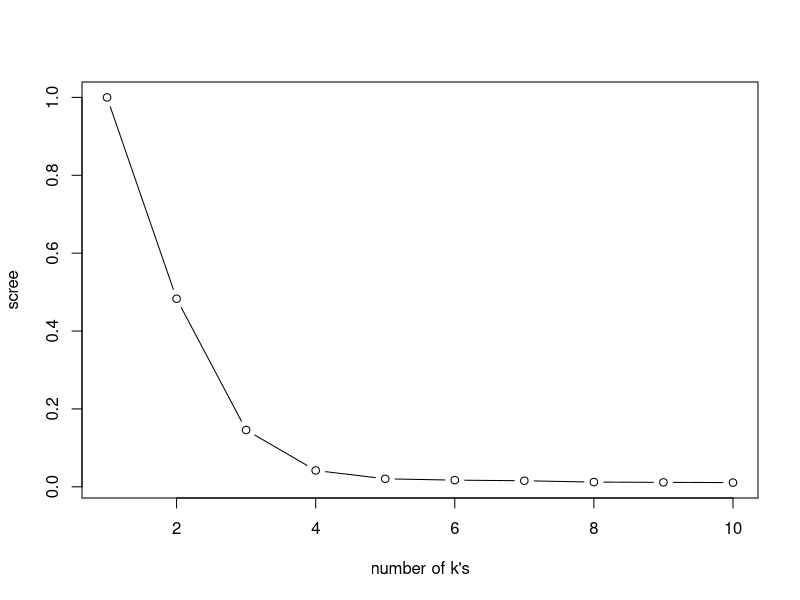
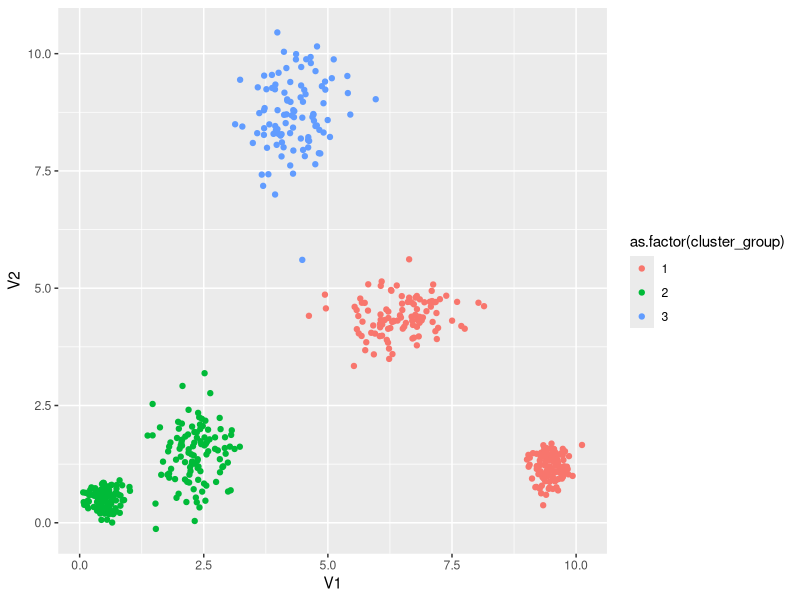
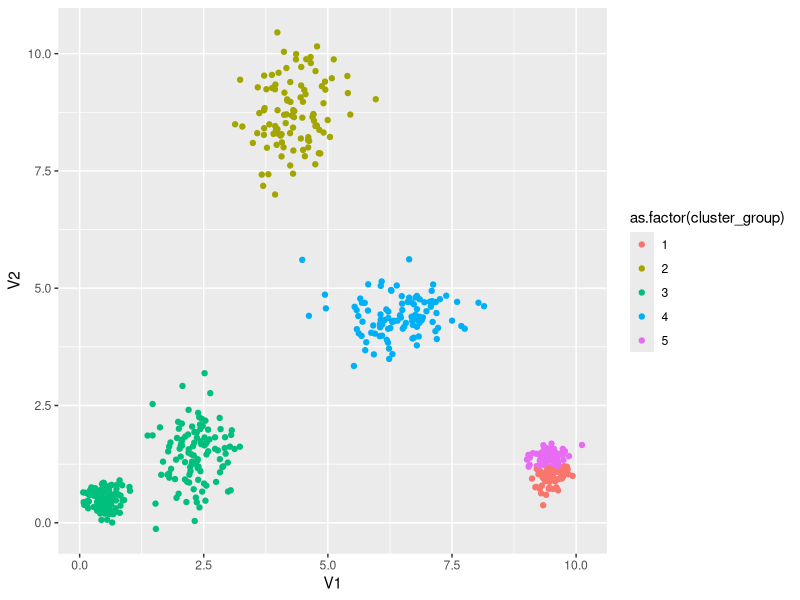

Reproduce these figures in R, in order. (Note: this script raises an error after producing the figures.)
## ---- chunk 1
library(ggplot2)
## ---- chunk 2
setwd("C:/Users/Veeru/Desktop/ML/week 2")
getwd()
## ---- chunk 3
df1 <- read.csv("KMeansData_Group1.csv",header=FALSE, sep = ",")
df1 <- na.omit(df1)
str(df1)
## ---- chunk 4
k <- round(sqrt(2/nrow(df1)))
k # this does not work. 
## ---- chunk 5
scree <- rep(0,10) #initializing empty vector
for (i in 1:10){
  df1_kmeans <- kmeans(df1,i,nstart=20)
  scree[i] <- df1_kmeans$tot.withinss/df1_kmeans$totss # the ratio is as per datacamp
}
## ---- chunk 6
scree # 10 possible values for centroids of clusters
## ---- chunk 7
plot(scree, type="b", xlab="number of k's")
## ---- chunk 8
k=3
## ---- chunk 9
df <- read.csv("KMeansData_Group1.csv",header=FALSE, sep = ",")
df <- na.omit(df)
#df <- scale(df) # scaling is standardizing the data
df$cluster_group <- NA
str(df)
## ---- chunk 10
xcen <- sample(df$V1,k) 
xcen
ycen <- sample(df$V2,k)
ycen
## ---- chunk 11
# this is just for reference  or future use.
#xcen <- runif(k, min = min(df$V1), max = max(df$V1))   
#ycen <- runif(k, min = min(df$V2), max = max(df$V2))
## ---- chunk 12
centroid_df <- data.frame(xcen = xcen, ycen = ycen)
centroid_df
## ---- chunk 13
for(i in 1:nrow(df)) {
  dist <- sqrt((df$V1[i]-centroid_df$xcen)^2 + (df$V2[i]-centroid_df$ycen)^2)#euclidean 
  df$cluster_group[i] <- which.min(dist)
#filling the cluster_group variable with the assignments, i.e observations assined to the one of the three cluster. 
}
## ---- chunk 14
head(df)# each obervation is now assigned with their cluster numbers
## ---- chunk 15
# checking for the number of observation in each cluster
nrow(subset(df, df$cluster_group == 1)) 
nrow(subset(df, df$cluster_group == 2)) 
nrow(subset(df, df$cluster_group == 3))
## ---- chunk 16
x <- rep(NA,k)
y <- rep(NA,k)
centroid_upt <- data.frame(x,y)
centroid_upt
## ---- chunk 17
for(i in 1:k) {
  centroid_upt[i,1] <- mean(subset(df$V1, df$cluster_group == i))#xcen obs update
  centroid_upt[i,2] <- mean(subset(df$V2, df$cluster_group == i))#ycen obs update
  }
## ---- chunk 18
centroid_upt
## ---- chunk 19
# Kmeans function
create_clusters <- function(df,k) {
  
  xcen <- sample(df$V1,k)
  ycen <- sample(df$V2,k)
  centroid_df <- data.frame(xcen = xcen, ycen = ycen)
  stop_criteria <- FALSE

    while(stop_criteria == FALSE) {
#filling the cluster_group variable with the assignments, i.e observations assined to the one of the three cluster.      
      for(i in 1:nrow(df)) {
        dist <- sqrt((df$V1[i]-centroid_df$xcen)^2 + (df$V2[i]-centroid_df$ycen)^2)
        df$cluster_group[i] <- which.min(dist)# which will give index number
        }
# storing the sample values computed for centroids, since we will be using to stop the iteration at a point.
        xcen_old <- centroid_df$xcen          
        ycen_old <- centroid_df$ycen 

        # updating the centroids values 
        for(i in 1:k) {
          centroid_df[i,1] <- mean(subset(df$V1, df$cluster_group == i))
          centroid_df[i,2] <- mean(subset(df$V2, df$cluster_group == i))
          }

        # stop the loop if there is no change in cluster coordinates
        if(identical(xcen_old, centroid_df$xcen) & identical(ycen_old, centroid_df$ycen)) 
          stop_criteria <- TRUE
    } # while loop ends here
    the_list <- list(df, centroid_df)
    return(the_list)
}# function ends here
## ---- chunk 20
df <- read.csv("KMeansData_Group1.csv",header=FALSE, sep = ",")
df <- na.omit(df)
#df <- scale(df)
df$cluster_group <- NA
str(df)
k=3
## ---- chunk 21
df
## ---- chunk 22
plot_cluster <- create_clusters(df,3)
data <- data.frame(plot_cluster[1])
centers <- data.frame(plot_cluster[2])
## ---- chunk 23
ggplot(data, aes(V1, V2, color = as.factor(cluster_group))) + geom_point()
## ---- chunk 24
pc <- create_clusters(df,5)
data <- data.frame(pc[1])
centers <- data.frame(pc[2])
## ---- chunk 25
distinct_cluster <- ggplot(data, aes(V1, V2, color = as.factor(cluster_group))) + geom_point()
## ---- chunk 26
distinct_cluster
## ---- chunk 27
wss <- function(df,centroid_df) {
  wss_tot = 0
  for (i in 1:nrow(centroid_df)) {
    sub_set <- subset(df, df$cluster_group == i)
     for (s in 1:nrow(sub_set)) {
       sum_obs <- (sub_set$V1[s] - centroid_df$xcen[i])^2 + (sub_set$V2[s] - centroid_df$ycen[i])
       wss_tot = wss_tot + sum_obs
     }
  }
  wss_tot
}
## ---- chunk 28
scree <- rep(0,10)
for (k in 1:10){
  clusters <- create_clusters(df,k)
  d <- data.frame(clusters[1])
  c <- data.frame(clusters[2])
  scree[k] <- wss(d, c)
}
## ---- chunk 29
scree
## ---- chunk 30
wss_df <- rep(0,10) # i will be adding wss values from 1 to 10 clusters manually
## ---- chunk 31
clusters <- create_clusters(df,1)
d <- data.frame(clusters[1])
c <- data.frame(clusters[2])
d
c
## ---- chunk 32
w <- wss(d,c)
w
## ---- chunk 33
wss_df[1] <- w
wss_df
## ---- chunk 34
clusters <- create_clusters(df,2)
d <- data.frame(clusters[1])
c <- data.frame(clusters[2])
d
c
## ---- chunk 35
wss_df[2] <- wss(d,c)
wss_df
## ---- chunk 36
clusters <- create_clusters(df,3)
d <- data.frame(clusters[1])
c <- data.frame(clusters[2])
d
c
## ---- chunk 37
wss_df[3] <- wss(d,c)
wss_df
## ---- chunk 38
clusters <- create_clusters(df,4)
d <- data.frame(clusters[1])
c <- data.frame(clusters[2])
d
c
## ---- chunk 39
wss_df[4] <- wss(d,c)
wss_df
## ---- chunk 40
clusters <- create_clusters(df,5)
d <- data.frame(clusters[1])
c <- data.frame(clusters[2])
d
c
## ---- chunk 41
wss_df[5] <- wss(d,c)
wss_df
## ---- chunk 42
clusters <- create_clusters(df,6)
d <- data.frame(clusters[1])
c <- data.frame(clusters[2])
d
c
## ---- chunk 43
wss_df[6] <- wss(d,c)
wss_df
## ---- chunk 44
clusters <- create_clusters(df,7)
d <- data.frame(clusters[1])
c <- data.frame(clusters[2])
d
c
## ---- chunk 45
clusters <- create_clusters(df,7)
d <- data.frame(clusters[1])
c <- data.frame(clusters[2])
d
c
## ---- chunk 46
wss_df[7] <- wss(d,c)
wss_df
## ---- chunk 47
clusters <- create_clusters(df,8)
d <- data.frame(clusters[1])
c <- data.frame(clusters[2])
d
c
## ---- chunk 48
wss_df[8] <- wss(d,c)
wss_df
## ---- chunk 49
clusters <- create_clusters(df,9)
d <- data.frame(clusters[1])
c <- data.frame(clusters[2])
d
c
## ---- chunk 50
wss_df[9] <- wss(d,c)
wss_df
## ---- chunk 51
clusters <- create_clusters(df,10)
d <- data.frame(clusters[1])
c <- data.frame(clusters[2])
d
c
## ---- chunk 52
wss_df[10] <- wss(d,c)
wss_df
## ---- chunk 53
number_of_clusters <- 1:10
plot(number_of_clusters,wss_df, type="b", xlab="number of k's")
